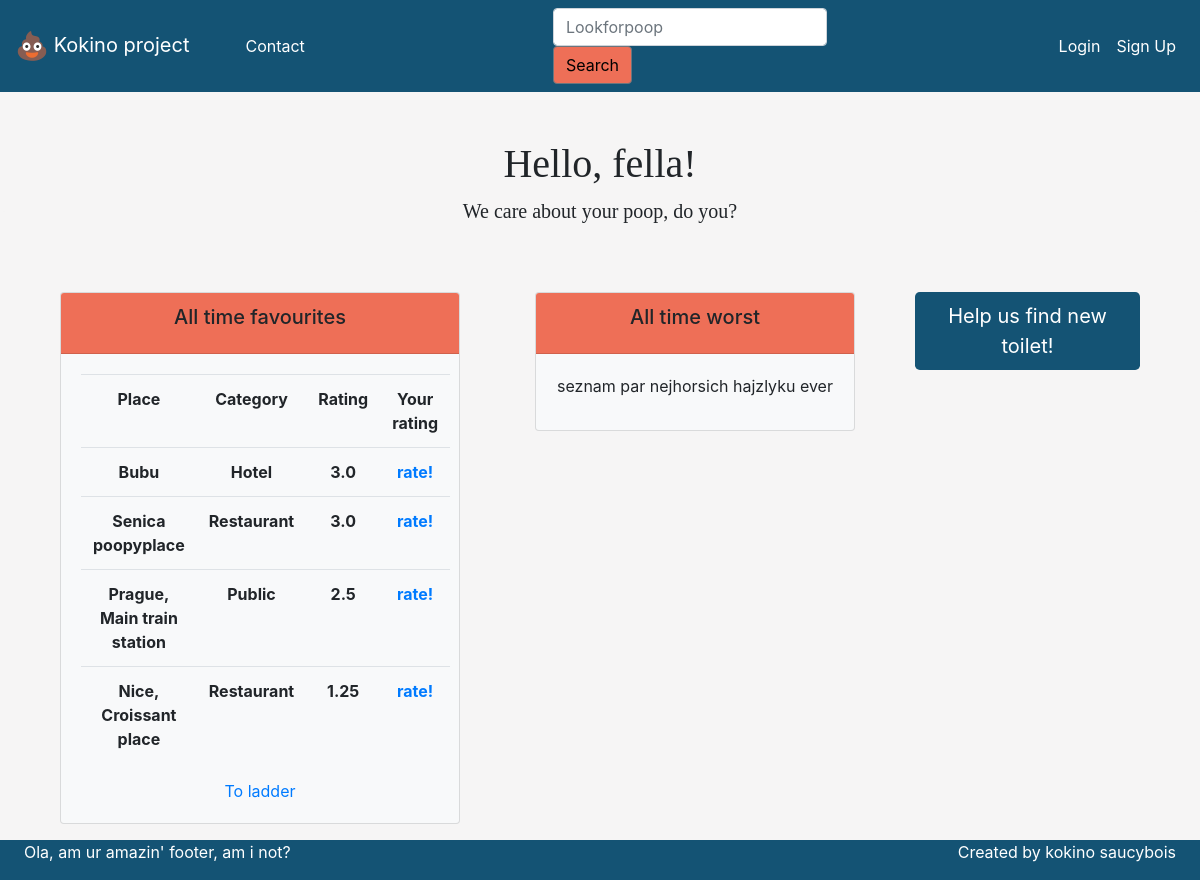
The page / on the database its author committed.
### toilet/models.py (models this page shows, shortened)
class Toilet(models.Model):
    CATEGORY = (
        ('Restaurant', 'Restaurant'),
        ('Public', 'Public'),
        ('Hotel', 'Hotel'),
    )
    category    = models.CharField(max_length=120, null=False, choices=CATEGORY, default=None)
    place       = models.CharField(max_length=120)
    overal_tidiness    = models.FloatField(default=0)
    overal_space       = models.FloatField(default=0)
    overal_smell       = models.FloatField(default=0)
    overal_design      = models.FloatField(default=0)
    overal_rating      = models.FloatField(default=0)

### pages/views.py (the view, shortened to what this page needs)
# urls.py: path('', home_view, name='home'),
def home_view(request, *args, **kwargs):
    context = {}
    best_toilets = Toilet.objects.order_by('-overal_rating')[:5]
    is_rated = {}
    context['is_rated'] = is_rated
    context['best_toilets'] = best_toilets
    return render(request, "pages/home.html", context)

### pages/templatetags/get_item.py (called while the page is built)
@register.filter
def get_item(dictionary, key):
    return dictionary.get(key)

### templates/pages/home.html (shortened to what this page needs)
{% extends 'pages/base.html' %}
{% block content %}
<div class="jumbotron text-center pt-5" id="mainPageJumotron">
  <h1>Hello, fella!</h1>
  <p class="lead"> We care about your poop, do you?</p>
</div>
<div class="container pt-5">
    <div class="row">
        <div class="col-md-5">
            <div class="col-md">
                <div class="card text-center bg-light  mb-3" style="max-width: 25rem" id="bestToilets">
                    <div class="card-header">
                        <h5 class="card-title">All time favourites</h5>
                    </div>
                    <div class="card-body">
                        {% include 'pages/best_toilets.html' %}
                        <a href="#">To ladder</a>
                    </div>
                </div>
            </div>
        </div>
        <div class="col-md-4">
            <div class="col-md">
                <div class="card text-center bg-light  mb-3" style="max-width: 20rem" id="worstToilets">
                    <div class="card-header">
                        <h5 class="card-title">All time worst</h5>
                    </div>
                    <div class="card-body">
                        <p class="card-title">seznam par nejhorsich hajzlyku ever</p>
                    </div>
                </div>
            </div>
        </div>
        <div class="col-md-3">
            <div class="col-md">
                <a href={% url 'create_toilet' %} type="button" class="btn btn-lg text-white" id="customButton">Help us find new toilet!</a>
            </div>
        </div>
    </div>
</div>
{% endblock%}

### templates/pages/best_toilets.html
<table class="table">
    <tr>
        <th>Place</th>
        <th>Category</th>
        <th>Rating</th>
        <th>Your rating</th>
    </tr>
    {% for toilet in best_toilets %}
    <tr>
        <th>{{ toilet.place }}</th>
        <th>{{ toilet.category }}</th>
        <th>{{ toilet.overal_rating }}</th>
        {% if is_rated|get_item:toilet.id %}
            {% with current_toilet=is_rated|get_item:toilet.id %}
            <th><a href={% url 'rate_toilet' user.id toilet.id %}>{{ current_toilet.rating }}</a></th>
            {% endwith %}
        {% else %}
            <th><a href={% url 'rate_toilet' user.id toilet.id %}>rate!</a></th>
        {% endif %}
    </tr>
    {% endfor %}
</table>

### templates/pages/base.html (style rules this page uses)
body { margin-bottom:40px; background-color: #f6f5f5; }

### templates/pages/home.html (style rules this page uses)
.card-header { background-color: #ee6f57; }
#mainPageJumotron { background-color: #f6f5f5; max-height: 120px; font-family: "Century Gothic"; }
#customButton { background-color: #145374; }

### rows shown on the page
Toilet: place "Bubu", category "Hotel", overal_rating "3.0", shows "rate!"
Toilet: place "Senica poopyplace", category "Restaurant", overal_rating "3.0", shows "rate!"
Toilet: place "Prague, Main train station", category "Public", overal_rating "2.5", shows "rate!"
Toilet: place "Nice, Croissant place", category "Restaurant", overal_rating "1.25", shows "rate!"
